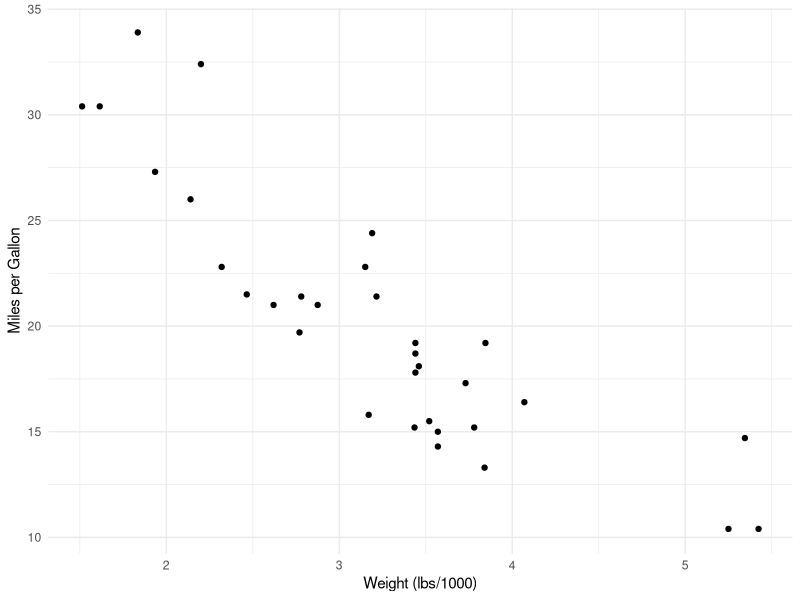
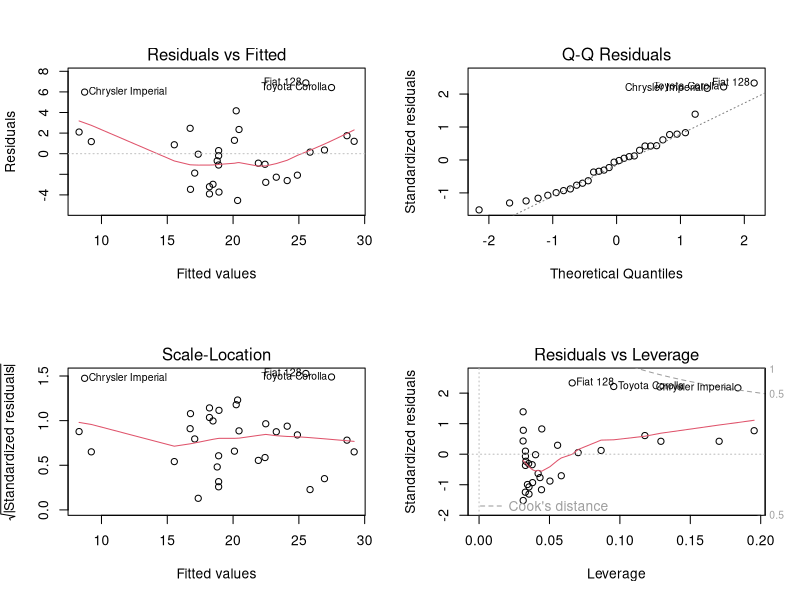
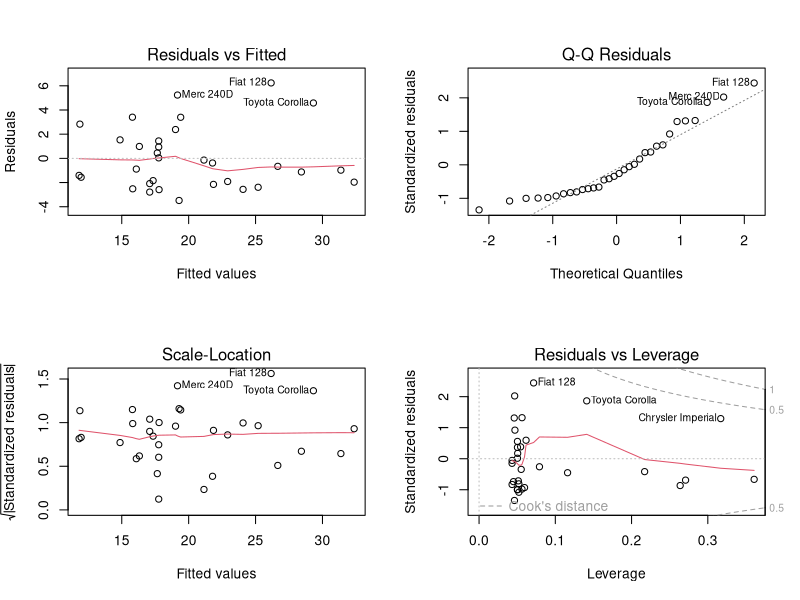
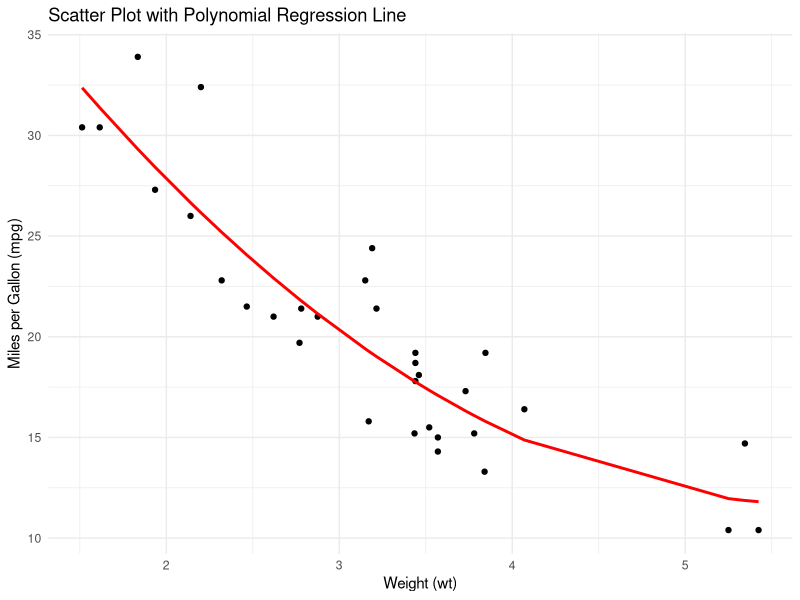

The R script that drew these images, in order:
## ---- chunk 1
# For data visualization purposes
# install.packages("ggplot2")
library(ggplot2)
## ---- chunk 2
# Load mtcars dataset
data(mtcars)
## ---- chunk 3
# Print the first few rows
head(mtcars)
## ---- chunk 4
# Scatter plot of mpg (dependent variable) vs. wt (independent variable)
ggplot(mtcars) +
  theme_minimal() +
  aes(x = wt, y = mpg) + 
  labs(x = "Weight (lbs/1000)", y = "Miles per Gallon") +
  geom_point()
## ---- chunk 5
# Function to fit and evaluate polynomial regression models
fit_poly_regression <- function(degree) {
  formula <- as.formula(paste("mpg ~ poly(wt, ", degree, ")"))
  lm(formula, data = mtcars)
}

# Fit polynomial regression models with degrees 1 to 2
model_1 <- fit_poly_regression(1)
model_2 <- fit_poly_regression(2)
## ---- chunk 6
par(mfrow = c(2, 2))
plot(model_1, which = c(1, 2, 3, 5))
plot(model_2, which = c(1, 2, 3, 5))
par(mfrow = c(1, 1))
## ---- chunk 7
summary(model_2)
## ---- chunk 8
# Create a data frame with data points and predictions 
plot_data <- data.frame(
  wt = mtcars$wt,
  mpg = mtcars$mpg, 
  mpg_predicted = predict(model_2, newdata = mtcars)
)

# Scatter plot with the polynomial regression line
ggplot(plot_data) +
  theme_minimal() + 
  aes(x = wt, y = mpg) + 
  labs(
    title = "Scatter Plot with Polynomial Regression Line",
    x = "Weight (wt)",
    y = "Miles per Gallon (mpg)"
  ) +
  geom_point() +
  geom_line(aes(y = mpg_predicted), color = "red", size = 1)
